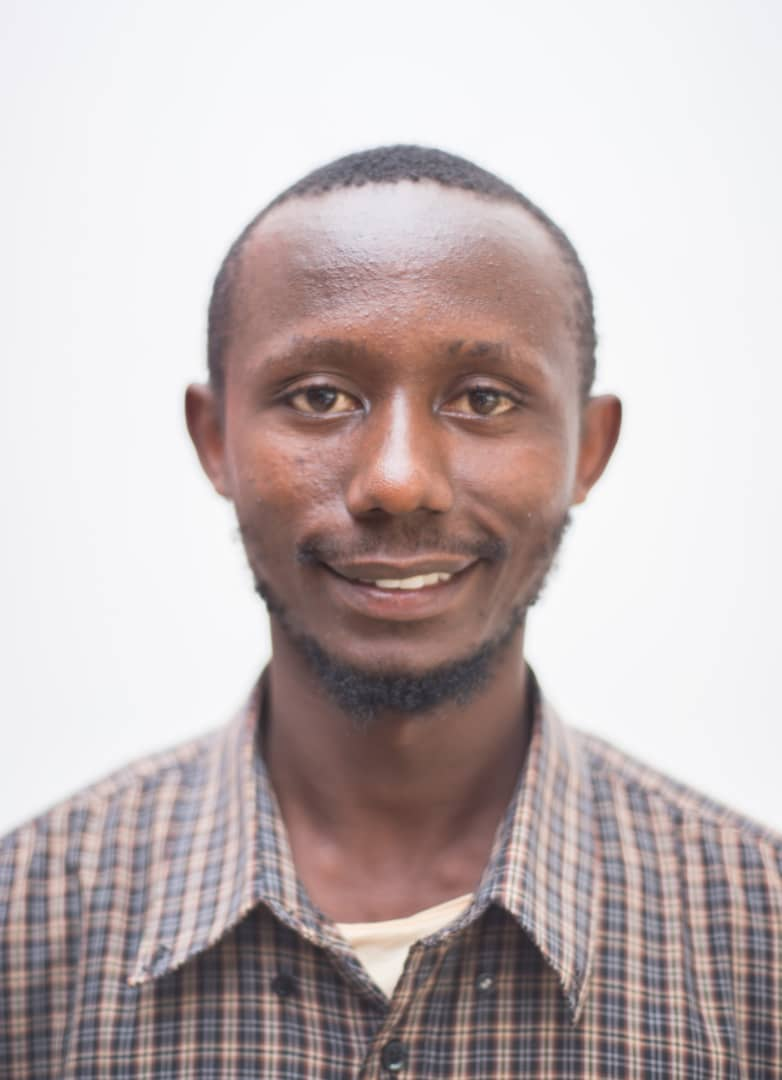
#> input picture assests/carlos.jpeg, 782 x 1080 px
$ python pillow_study.py
#> lines starting #> are read from the running program, lines starting #| are printed output that depends on the picture
from PIL import Image
from PIL import ImageDraw
from IPython.display import display

image = Image.open("../assests/carlos.jpeg")
#> image is the input picture: PIL image 782x1080 RGB; mean R, G, B 193.6, 181.7, 181.7

print(image.format, image.size, image.mode)
#| JPEG (782, 1080) RGB
print("{}x{}".format(image.width, image.height))
#| 782x1080

# Original Image
image.show()

# Draw on the image
drawing_object=ImageDraw.Draw(image)
drawing_object.rectangle((180, 145, 625, 695), fill=None, outline = "red")
image.show()
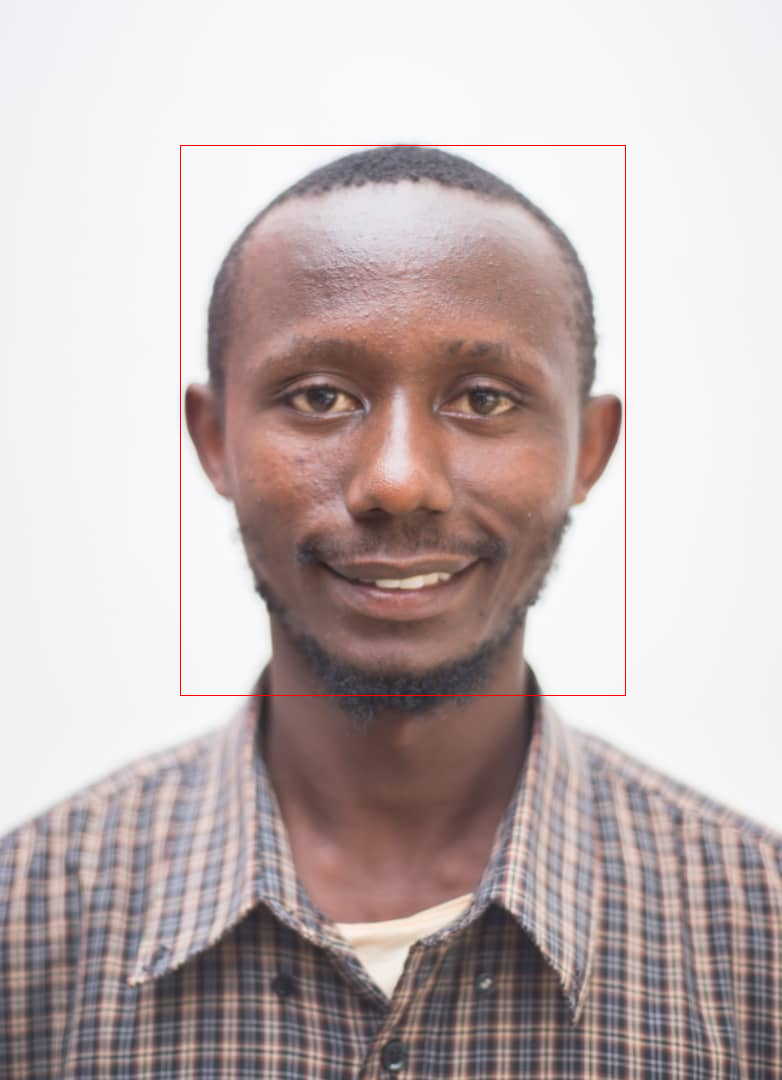
#> shown: PIL image 782x1080 RGB; mean R, G, B 193.7, 181.1, 181.2

# Crop the drawn Image
image = image.crop((180, 145, 625, 695))
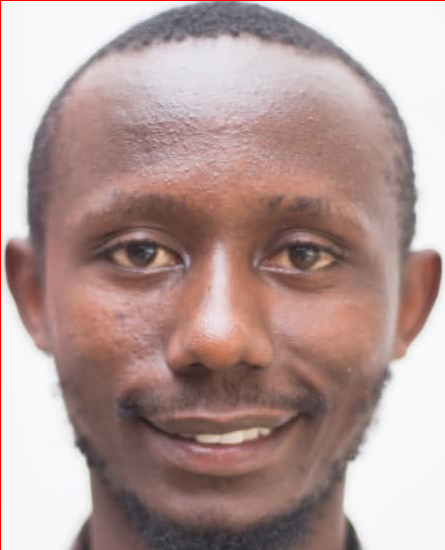
#> image: PIL image 445x550 RGB; mean R, G, B 179, 154.7, 151.4
image.show()
# display(image)
# display(image.crop((185, 150, 625, 690)))
